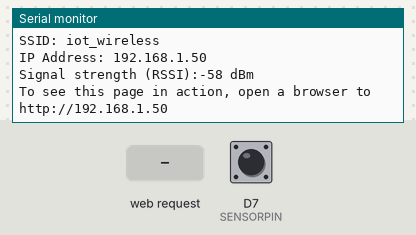
Bench run of a sketch on a simulated Arduino Uno R4 WiFi. Shown: the last lines printed to the serial monitor. The inputs (shaded band) are chosen by the test bench; at power-on: D7 (SENSORPIN) LOW. WiFi joins after 1.5 s; servers stay silent unless stated.

Above: at 12.7 s.
12.8 s: HTTP request GET /count received
At 14.0 s:
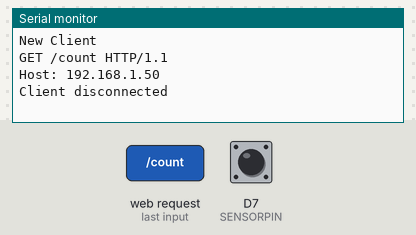
14.3 s: D7 (SENSORPIN) pulsed HIGH 2 times (0.12 s each, 0.3 s apart)
At 16.0 s:
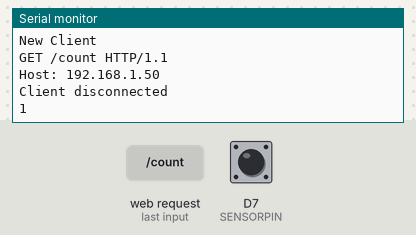

The sketch:

contatore_ripetizioni_muscolo.ino
```cpp
#include "WiFiS3.h"
char ssid[] = "iot_wireless";  // your network SSID (name)
char pass[] = "Wireless_iot_234123";  // your network password
#define SENSORPIN 7
int count = 0;
unsigned long lastDebounceTime = 0;  // the last time the output pin was toggled
const unsigned long debounceDelay = 250;  // the debounce time in milliseconds
int lastSensorValue = LOW;  // Stores the last sensor value to detect changes

int status = WL_IDLE_STATUS;
WiFiServer server(80);

void setup() {
  Serial.begin(115200);
  pinMode(SENSORPIN, INPUT);

  if (WiFi.status() == WL_NO_MODULE) {
    Serial.println("Communication with WiFi module failed!");
    while (true);  // Halts further execution if the WiFi module is not found
  }

  while (status != WL_CONNECTED) {
    Serial.print("Attempting to connect to Network named: ");
    Serial.println(ssid);
    status = WiFi.begin(ssid, pass);
    delay(10000);
  }
  server.begin();
  printWifiStatus();
}

void loop() {
  WiFiClient client = server.available();  // Listen for incoming clients
  if (client) {
    Serial.println("New Client");
    processClient(client);
    client.stop();
    Serial.println("Client disconnected");
  }

  int sensorValue = digitalRead(SENSORPIN);

  // Edge detection to increment the count
  if (sensorValue != lastSensorValue) {
    if (millis() - lastDebounceTime > debounceDelay) {
      // reset the debouncing timer
      lastDebounceTime = millis();

      lastSensorValue = sensorValue;
      if (sensorValue == LOW) {
        count++;
        Serial.println(count);
        delay(100);
      }
    }
  }


}

void processClient(WiFiClient &client) {
  boolean currentLineIsBlank = true;
  String currentLine = "";

  while (client.connected()) {
    if (client.available()) {
      char c = client.read();
      Serial.write(c);

      if (c == '\n') {
        if (currentLineIsBlank) {
          sendResponse(client, currentLine);
          break;
        } else {
          currentLineIsBlank = true;
        }
      } else if (c != '\r') {
        currentLineIsBlank = false;
        currentLine += c;
      }
    }
  }
}

void sendResponse(WiFiClient &client, String &currentLine) {
  if (currentLine.indexOf("GET /count") >= 0) {
    client.println("HTTP/1.1 200 OK");
    client.println("Content-type: application/json");
    client.println();
    client.println("{\"count\":" + String(count) + "}");
  } else {
    client.println("HTTP/1.1 200 OK");
    client.println("Content-type: text/html");
    client.println();
    client.println("<!DOCTYPE html><html><head><title>Repetition Counts</title>");
    client.println("<script>setInterval(function() { fetch('/count').then(response => response.json()).then(data => document.getElementById('count').innerText = data.count); }, 1000);</script>");
    client.println("<style>body { font-family: Arial, sans-serif; align-items: center; justify-content: center; height: 100vh; margin: 0; background-color: #f0f0f0; } h1 { color: #333; } p { font-size: 2em; color: #666; }</style>");
    client.println("</head><body><h1>Repetition Counts</h1><p>Current value: <span id='count'>" + String(count) + "</span></p></body></html>");
  }
}

void printWifiStatus() {
  Serial.print("SSID: ");
  Serial.println(WiFi.SSID());

  IPAddress ip = WiFi.localIP();
  Serial.print("IP Address: ");
  Serial.println(ip);

  long rssi = WiFi.RSSI();
  Serial.print("Signal strength (RSSI):");
  Serial.print(rssi);
  Serial.println(" dBm");

  Serial.print("To see this page in action, open a browser to http://");
  Serial.println(ip);
}
```

Measured:
- after the input at 12.8 s, the serial monitor: prints a new line at once (image 1)
- after the input at 14.3 s, the serial monitor: prints a new line after 0.25 s (image 2)
